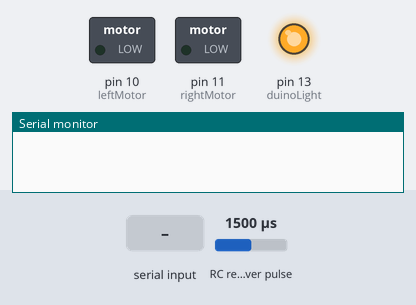
The sketch below on a simulated Arduino Uno, built with avr-gcc and run on an emulated ATmega328P. Parts: switched loads named in the sketch (green lamp = pin HIGH), output pins drawn as LEDs (lit = HIGH), the last lines printed to the serial monitor. Wiring (inferred from the names in the program): RC receiver channel: data pin 9. Inputs (shaded band) come from the test bench; at power-on: RC receiver pulse 1500 µs.

Above: at 1.2 s.
1.3 s: "LightOFF\n" received over Serial
At 2.5 s:
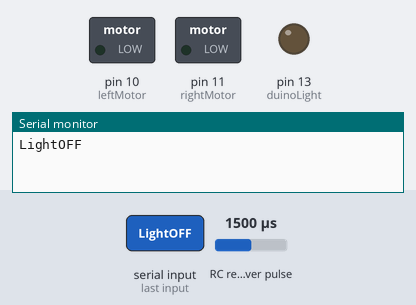
2.8 s: "Clean\n" received over Serial
4.3 s: "Motor\n" received over Serial
5.8 s: "Forward\n" received over Serial
At 6.2 s:
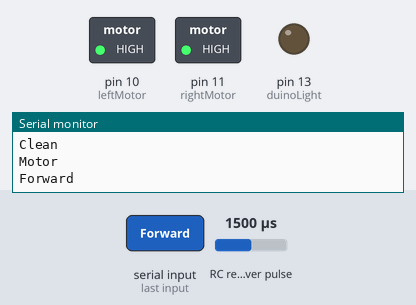
7.3 s: "LightON\n" received over Serial
At 8.4 s:
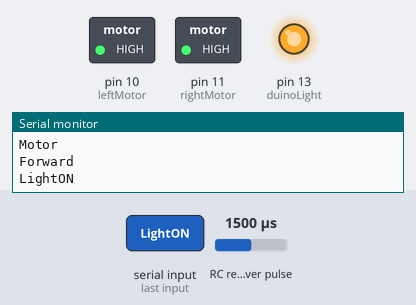
Timing chart, 0 to 9.8 s (numbered marks = the images above; inputs shaded):
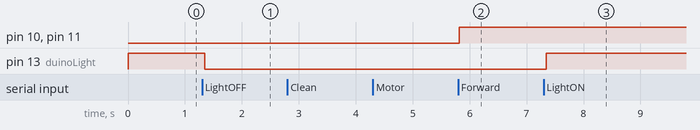

Measured:
- after the input at 1.3 s, pin 13 (duinoLight): HIGH → LOW after 0.05 s
- after the input at 5.8 s, pin 10 (leftMotor), pin 11 (rightMotor): LOW → HIGH at once
- after the input at 7.3 s, pin 13 (duinoLight): LOW → HIGH after 0.05 s

The sketch:

hardware_control.ino
```cpp
#include <Meccanoid.h>

int chainPin = 9;
int leftMotor = 10;
int rightMotor = 11;
int duinoLight = 13;

Chain chain(chainPin);

MeccanoServo servo1 = chain.getServo(0);
MeccanoServo servo2 = chain.getServo(1);

bool servoMode = false;
bool motorMode = false;
bool fineMotorMode = false;

bool awaitingServo = false;

int selectedServo = 0;

void setup(){
  Serial.begin(9600);
  pinMode(leftMotor, OUTPUT);
  pinMode(rightMotor, OUTPUT);
  pinMode(duinoLight, OUTPUT);
  digitalWrite(duinoLight, HIGH);
}

void loop() {
  // update chain
  chain.update();
  if (servo1.justConnected()){
    servo1.setColor(0, 0, 0)
          .setPosition(90);
  }
  if (servo2.justConnected()) {
    servo2.setColor(0, 0, 0)
          .setPosition(70);
  }

  if (Serial.available() > 0){
    String incoming_state = Serial.readStringUntil('\n');
    Serial.println(incoming_state);
    if(incoming_state == "Clean"){
      motorMode = false;
      fineMotorMode = false;
      servoMode = false;
      awaitingServo = false;
      selectedServo = 0;
    }
    if(incoming_state == "Motor"){
      motorMode = true;
      fineMotorMode = false;
      servoMode = false;
      awaitingServo = false;
    }
    if(incoming_state == "FineMotor"){
      motorMode = false;
      fineMotorMode = true;
      servoMode = false;
      awaitingServo = false;
    }
    else if(incoming_state == "LightON"){
      digitalWrite(duinoLight, HIGH);
    }
    else if(incoming_state == "LightOFF"){
      digitalWrite(duinoLight, LOW);
    }
    else if(incoming_state == "Servo"){
      servoMode = true;
      motorMode = false;
      fineMotorMode = false;
      awaitingServo = true;
    }
    else if(servoMode == true){
      if(awaitingServo == true){
        selectedServo = incoming_state.toInt();
        awaitingServo = false;
      }
      else{

        executeServoMovement(incoming_state.toInt());
      }
    }
    else if (fineMotorMode == true){
      executeFineMotorMovement(incoming_state);
    }
    else if (motorMode == true){
      executeMotorMovement(incoming_state);
    }
  }
}

void executeMotorMovement(String command){
  if(command == "Stop"){
    digitalWrite(leftMotor, LOW);
    digitalWrite(rightMotor, LOW);
  }
  if(command == "Forward"){
    digitalWrite(leftMotor, HIGH);
    digitalWrite(rightMotor, HIGH);
  }
  if(command == "Left"){
    digitalWrite(leftMotor, LOW);
    digitalWrite(rightMotor, HIGH);
  }
  if(command == "Right"){
    digitalWrite(leftMotor, HIGH);
    digitalWrite(rightMotor, LOW);
  }
}

void executeFineMotorMovement(String command){
  if(command == "Left_Go"){
    digitalWrite(leftMotor, HIGH);
  }
  if(command == "Left_Stop"){
    digitalWrite(leftMotor, LOW);
  }
  if(command == "Right_Go"){
    digitalWrite(rightMotor, HIGH);
  }
  if(command == "Right_Stop"){
    digitalWrite(rightMotor, LOW);
  }
}

void executeServoMovement(int angle){
  if(selectedServo == 0){
    servo1.setPosition(angle);
  }
  else if(selectedServo == 1){
    servo2.setPosition(angle);
  }
}
```
